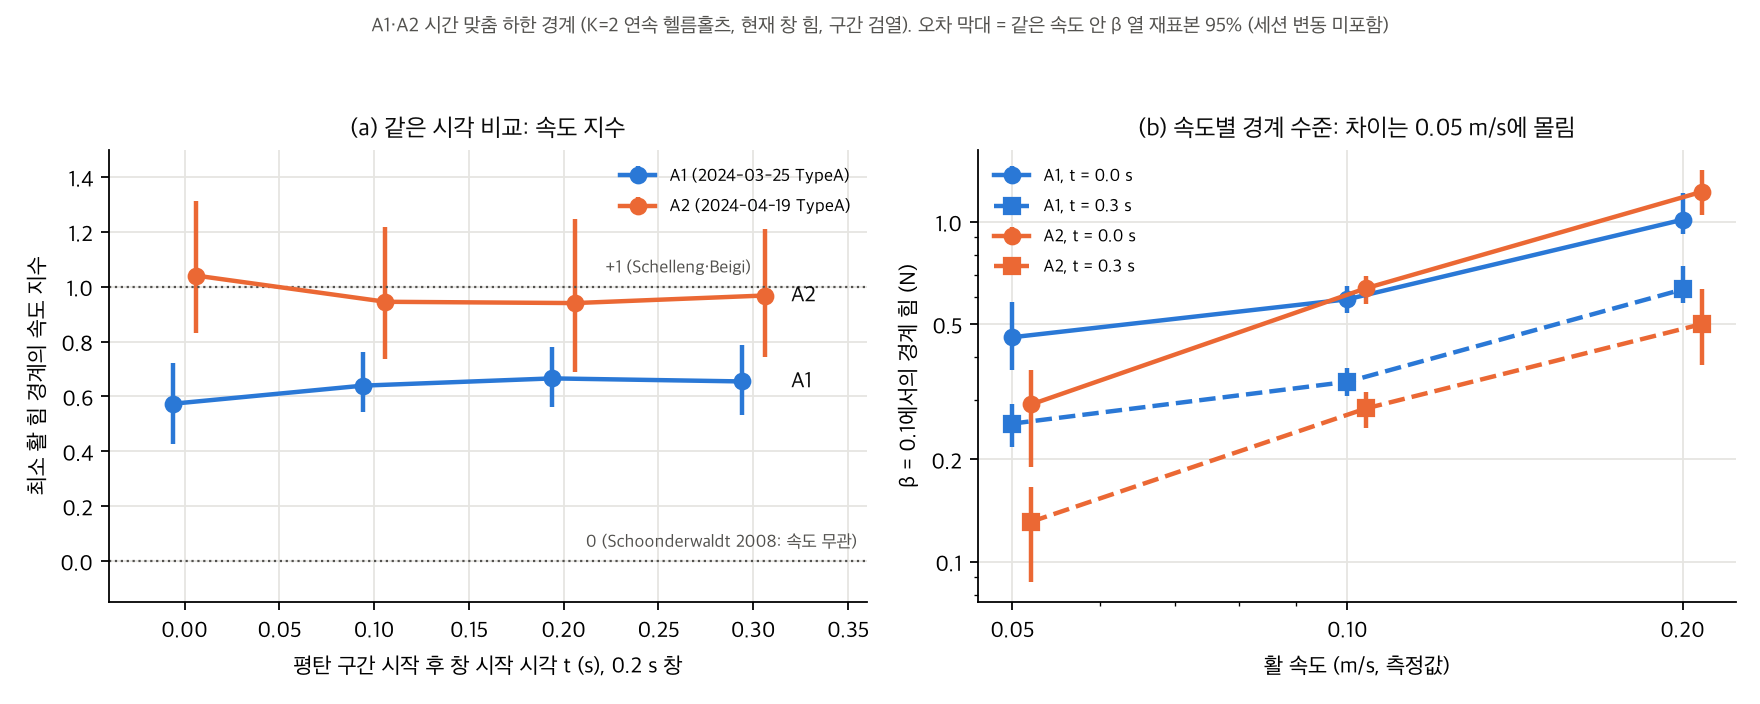

The script that saved this image:
"""Figure for the final-report draft (report_draft track, Claude 2026-10-18).

(a) Matched-time speed exponent of the lower (minimum-force) boundary vs window start t, A1 vs A2.
    Numbers: recomputed here with claude_extra/verify_astra_boundaries.fit (independent implementation)
    and cross-checked against astra_20261018/results/descriptive_boundaries.json (read-only).
(b) Speed-specific boundary levels at beta = 0.1 (separate intercept per speed, common beta slope,
    as in claude_extra/per_speed_levels.py), A1 vs A2, t = 0 and t = 0.3 s.
Intervals: beta-column resampling within each speed (conditional on the specimen/session, fixed classifier
and grid; NOT session-to-session uncertainty).
Reads only A1/A2 feature files. Writes only into this folder.
Usage: OPENBLAS_NUM_THREADS=1 python fig_matched_time_A1A2.py [--plot-only]
"""
import json
import sys
from pathlib import Path

import numpy as np
from scipy.optimize import minimize
from scipy.stats import norm

HERE = Path(__file__).resolve().parent
sys.path.insert(0, str(Path.home() / "violin-rne/claude_extra"))
import verify_astra_boundaries as V  # noqa: E402

import matplotlib  # noqa: E402
matplotlib.use("Agg")
import matplotlib.pyplot as plt  # noqa: E402
from matplotlib import font_manager  # noqa: E402

font_manager.fontManager.addfont("/System/Library/Fonts/AppleSDGothicNeo.ttc")
plt.rcParams["font.family"] = "Apple SD Gothic Neo"
plt.rcParams["axes.unicode_minus"] = False

COL = {"A1": "#2a78d6", "A2": "#eb6834"}
INK, INK2, GRID = "#0b0b0b", "#52514e", "#e6e5e1"
REPS = 100


def fit_levels(D):
    lv, lb, lo, hi = D.T
    levels = np.unique(lv)
    idx = np.searchsorted(levels, lv)

    def nll(x):
        mu = x[idx] + x[3] * lb
        s = np.exp(x[4])
        p = np.where(np.isfinite(hi), norm.cdf((hi - mu) / s), 1.0) - np.where(np.isfinite(lo), norm.cdf((lo - mu) / s), 0.0)
        return -np.sum(np.log(np.clip(p, 1e-300, None)))

    r = minimize(nll, [-2, -2, -2, -1, np.log(0.5)], method="Nelder-Mead",
                 options={"maxiter": 40000, "xatol": 1e-8, "fatol": 1e-10})
    return r.x, np.exp(levels)


def strat_resample(D, rng):
    """Resample beta columns within each speed (keeps 40 columns per speed)."""
    out = []
    for lv in np.unique(D[:, 0]):
        sub = D[D[:, 0] == lv]
        out.append(sub[rng.integers(0, len(sub), len(sub))])
    return np.vstack(out)


def main():
    res = {}
    for tag, stem in V.SPECIMENS.items():
        rows, beta, speed = V.load(stem)
        col = V.columns(beta)
        res[tag] = {"speeds": speed}
        for t in V.TIMES:
            D = V.intervals(rows, beta, col, speed, t)
            x = V.fit(D)
            lev, vs = fit_levels(D)
            F01 = np.exp(lev[:3] + lev[3] * np.log(0.1))
            rng = np.random.default_rng(1)
            bs_exp, bs_F = [], []
            for _ in range(REPS):
                Db = strat_resample(D, rng)
                bs_exp.append(V.fit(Db)[1])
                lb_, _ = fit_levels(Db)
                bs_F.append(np.exp(lb_[:3] + lb_[3] * np.log(0.1)))
            bs_F = np.array(bs_F)
            res[tag][f"{t:.1f}"] = {
                "speed_exp": float(x[1]), "beta_exp": float(x[2]), "sigma": float(np.exp(x[3])),
                "speed_exp_ci95": [float(np.percentile(bs_exp, 2.5)), float(np.percentile(bs_exp, 97.5))],
                "levels_speed_ms": [float(v) for v in vs],
                "F_at_beta0.1_N": [float(f) for f in F01],
                "F_at_beta0.1_ci95": [[float(np.percentile(bs_F[:, i], 2.5)), float(np.percentile(bs_F[:, i], 97.5))] for i in range(3)],
                "left_censored": int(np.sum(~np.isfinite(D[:, 2]))), "right_censored": int(np.sum(~np.isfinite(D[:, 3]))),
                "columns": int(len(D)),
            }
            r = res[tag][f"{t:.1f}"]
            print(f"{tag} t={t:.1f}: speed exp {r['speed_exp']:+.3f} {np.round(r['speed_exp_ci95'], 2)}  beta {r['beta_exp']:+.3f}  "
                  f"F(beta 0.1) {np.round(r['F_at_beta0.1_N'], 3)}  L/R cens {r['left_censored']}/{r['right_censored']}", flush=True)

    # cross-check against Astra's JSON (read-only)
    astra = json.loads((Path.home() / "violin-rne/astra_20261018/results/descriptive_boundaries.json").read_text())
    check = []
    for s in astra["settings"]:
        mine = res[s["specimen"]][f"{s['window_start_s']:.1f}"]["speed_exp"]
        check.append({"specimen": s["specimen"], "t": s["window_start_s"], "astra": s["fit"]["speed_exp"], "mine": mine,
                      "astra_ci95_position_cluster": s["position_cluster_sensitivity"]["speed_percentile_95"],
                      "abs_diff": abs(mine - s["fit"]["speed_exp"])})
    res["crosscheck_vs_astra"] = check
    res["note"] = ("Intervals: beta-column resampling within speed, 100 reps, conditional on specimen/session, "
                   "fixed classifier (repo regime_map.classify, A2 thresholds, f0 98.08 Hz) and force grid; "
                   "not session-to-session uncertainty. Boundary = first K=2 consecutive Helmholtz windows "
                   "(0.2 s windows) in the column sorted by current window force; interval-censored lognormal fit.")
    (HERE / "matched_time_A1A2.json").write_text(json.dumps(res, indent=1, ensure_ascii=False))
    plot(res)


def plot(res):
    from matplotlib.ticker import NullFormatter
    fig, axes = plt.subplots(1, 2, figsize=(11, 4.4))
    ax = axes[0]
    ts = np.array(V.TIMES)
    for k, tag in enumerate(("A1", "A2")):
        e = np.array([res[tag][f"{t:.1f}"]["speed_exp"] for t in V.TIMES])
        lo = np.array([res[tag][f"{t:.1f}"]["speed_exp_ci95"][0] for t in V.TIMES])
        hi = np.array([res[tag][f"{t:.1f}"]["speed_exp_ci95"][1] for t in V.TIMES])
        off = (k - 0.5) * 0.012
        ax.errorbar(ts + off, e, yerr=[e - lo, hi - e], color=COL[tag], marker="o", ms=7, lw=2, capsize=0,
                    label=f"{tag} ({'2024-03-25' if tag == 'A1' else '2024-04-19'} TypeA)")
        ax.text(ts[-1] + 0.02, e[-1], tag, color=INK, va="center", fontsize=10)
    ax.axhline(1.0, color=INK2, lw=1, ls=":")
    ax.axhline(0.0, color=INK2, lw=1, ls=":")
    ax.text(0.222, 1.03, "+1 (Schelleng·Beigi)", color=INK2, fontsize=8, va="bottom", ha="left")
    ax.text(0.355, 0.03, "0 (Schoonderwaldt 2008: 속도 무관)", color=INK2, fontsize=8, va="bottom", ha="right")
    ax.set_xlim(-0.04, 0.36)
    ax.set_ylim(-0.15, 1.5)
    ax.set_xlabel("평탄 구간 시작 후 창 시작 시각 t (s), 0.2 s 창")
    ax.set_ylabel("최소 활 힘 경계의 속도 지수")
    ax.set_title("(a) 같은 시각 비교: 속도 지수", fontsize=11, color=INK)
    ax.legend(frameon=False, fontsize=8, loc="upper right")

    ax = axes[1]
    for tag in ("A1", "A2"):
        for t, ls, mk in (("0.0", "-", "o"), ("0.3", "--", "s")):
            r = res[tag][t]
            v = np.array(r["levels_speed_ms"]); F = np.array(r["F_at_beta0.1_N"]); ci = np.array(r["F_at_beta0.1_ci95"])
            ax.errorbar(v * (1.0 if tag == "A1" else 1.04), F, yerr=[F - ci[:, 0], ci[:, 1] - F], color=COL[tag], ls=ls,
                        marker=mk, ms=7, lw=2, capsize=0, label=f"{tag}, t = {t} s")
    ax.set_xscale("log"); ax.set_yscale("log")
    ax.set_xticks([0.05, 0.1, 0.2], ["0.05", "0.10", "0.20"])
    ax.xaxis.set_minor_formatter(NullFormatter())
    ax.yaxis.set_minor_formatter(NullFormatter())
    ax.set_yticks([0.1, 0.2, 0.5, 1.0], ["0.1", "0.2", "0.5", "1.0"])
    ax.set_xlabel("활 속도 (m/s, 측정값)")
    ax.set_ylabel("β = 0.1에서의 경계 힘 (N)")
    ax.set_title("(b) 속도별 경계 수준: 차이는 0.05 m/s에 몰림", fontsize=11, color=INK)
    ax.legend(frameon=False, fontsize=8, loc="upper left")
    for a in axes:
        a.grid(True, color=GRID, lw=0.8); a.set_axisbelow(True)
        for sp in ("top", "right"):
            a.spines[sp].set_visible(False)
    fig.suptitle("A1·A2 시간 맞춤 하한 경계 (K=2 연속 헬름홀츠, 현재 창 힘, 구간 검열). 오차 막대 = 같은 속도 안 β 열 재표본 95% (세션 변동 미포함)",
                 fontsize=9, color=INK2)
    fig.tight_layout(rect=(0, 0, 1, 0.94))
    fig.savefig(HERE / "fig_matched_time_A1A2.png", dpi=160)
    print("saved", HERE / "fig_matched_time_A1A2.png")


if __name__ == "__main__":
    if "--plot-only" in sys.argv:
        plot(json.loads((HERE / "matched_time_A1A2.json").read_text()))
    else:
        main()
